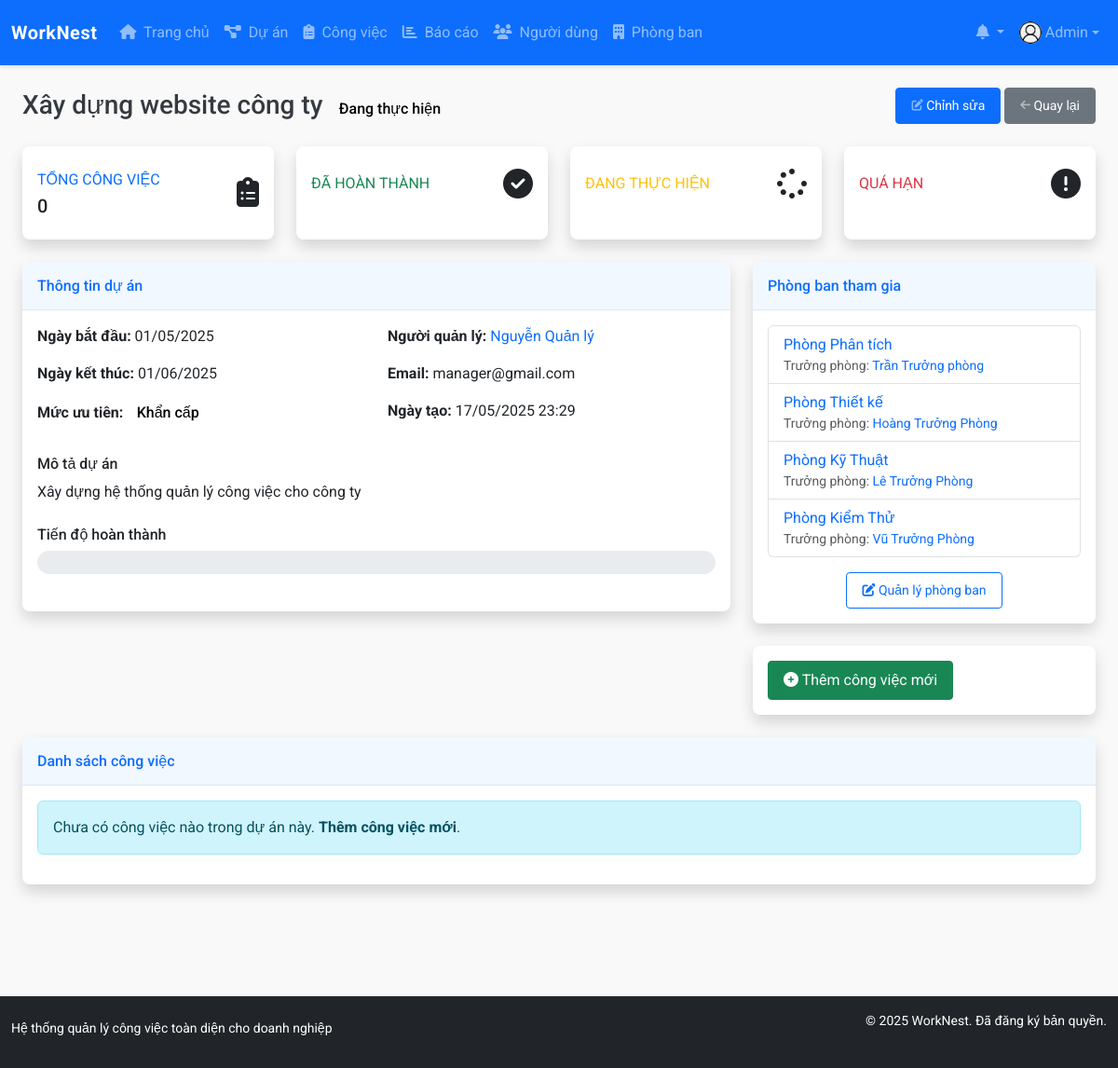
The app's page /modules/projects/view.php?id=1 (signed in) with its own data.
### tables this page shows
CREATE TABLE `users` (
  `id` int NOT NULL,
  `name` varchar(100) NOT NULL,
  `email` varchar(100) NOT NULL,
  `password` varchar(255) NOT NULL,
  `role` enum('admin','project_manager','department_manager','staff') NOT NULL DEFAULT 'staff',
  `department_id` int DEFAULT NULL,
  `phone` varchar(20) DEFAULT NULL,
  `avatar` varchar(255) DEFAULT 'assets/images/avatar-default.png',
  `created_at` datetime NOT NULL DEFAULT CURRENT_TIMESTAMP,
  `updated_at` datetime DEFAULT NULL ON UPDATE CURRENT_TIMESTAMP,
  `last_login` datetime DEFAULT NULL
);

CREATE TABLE `projects` (
  `id` int NOT NULL,
  `name` varchar(150) NOT NULL,
  `description` text,
  `start_date` date NOT NULL,
  `end_date` date NOT NULL,
  `status_id` tinyint(1) NOT NULL DEFAULT '1',
  `priority` tinyint(1) NOT NULL DEFAULT '2',
  `manager_id` int NOT NULL,
  `created_at` datetime NOT NULL DEFAULT CURRENT_TIMESTAMP,
  `updated_at` datetime DEFAULT NULL ON UPDATE CURRENT_TIMESTAMP
);

CREATE TABLE `departments` (
  `id` int NOT NULL,
  `name` varchar(100) NOT NULL,
  `description` text,
  `manager_id` int DEFAULT NULL,
  `created_at` datetime NOT NULL DEFAULT CURRENT_TIMESTAMP,
  `updated_at` datetime DEFAULT NULL ON UPDATE CURRENT_TIMESTAMP
);

### modules/projects/view.php (the view, shortened to what the rows shown need)
<?php
require_once '../../config/config.php';
function fetch_all_array($result) {
    $rows = [];
    while ($row = fetch_array($result)) {
        $rows[] = $row;
    }
    return $rows;
}
$project_id = (int)$_GET['id'];
$project_sql = "SELECT p.*, u.name as manager_name, u.email as manager_email, u.avatar as manager_avatar
                FROM projects p
                LEFT JOIN users u ON p.manager_id = u.id
                WHERE p.id = $project_id";
$project_result = query($project_sql);
$project = fetch_array($project_result);
$dept_sql = "SELECT d.*, u.name as manager_name, u.id as manager_id
            FROM departments d
            JOIN project_departments pd ON d.id = pd.department_id
            LEFT JOIN users u ON d.manager_id = u.id
            WHERE pd.project_id = $project_id";
$dept_result = query($dept_sql);
$departments = fetch_all_array($dept_result);
$status_list = [
    1 => ['name' => 'Chuẩn bị', 'color' => 'primary'],
    2 => ['name' => 'Đang thực hiện', 'color' => 'warning'],
    3 => ['name' => 'Hoàn thành', 'color' => 'success'],
    4 => ['name' => 'Tạm dừng', 'color' => 'danger'],
    5 => ['name' => 'Đã hủy', 'color' => 'secondary']
];
$priority_list = [
    1 => ['name' => 'Thấp', 'color' => 'secondary'],
    2 => ['name' => 'Trung bình', 'color' => 'info'],
    3 => ['name' => 'Cao', 'color' => 'warning'],
    4 => ['name' => 'Khẩn cấp', 'color' => 'danger']
];
include_once '../../templates/header.php';
?>
<div class="container-fluid">
    <div class="d-sm-flex align-items-center justify-content-between mb-4">
        <h1 class="h3 mb-0 text-gray-800">
            <?php echo $project['name']; ?>
            <span class="badge badge-<?php echo $status_list[$project['status_id']]['color']; ?> ml-2">
                <?php echo $status_list[$project['status_id']]['name']; ?>
            </span>
        </h1>
        <div>
            <?php if (has_permission('admin') || has_permission('project_manager') ||
                      ($project['manager_id'] == $_SESSION['user_id'])): ?>
            <a href="edit.php?id=<?php echo $project_id; ?>" class="btn btn-primary btn-sm">
            </a>
            <?php endif; ?>
            <a href="index.php" class="btn btn-secondary btn-sm">
            </a>
        </div>
    </div>
    <div class="row">
        <div class="col-lg-8">
            <div class="card shadow mb-4">
                <div class="card-body">
                    <div class="row">
                        <div class="col-md-6">
                            <p><strong>Ngày bắt đầu:</strong> <?php echo format_date($project['start_date']); ?></p>
                            <p><strong>Ngày kết thúc:</strong>
                                <span class="<?php echo (strtotime($project['end_date']) < strtotime('today') && $project['status_id'] != 3) ? 'text-danger font-weight-bold' : ''; ?>">
                                    <?php echo format_date($project['end_date']); ?>
                                </span>
                            </p>
                            <p>
                                <strong>Mức ưu tiên:</strong>
                                <span class="badge badge-<?php echo $priority_list[$project['priority']]['color']; ?>">
                                    <?php echo $priority_list[$project['priority']]['name']; ?>
                                </span>
                            </p>
                        </div>
                        <div class="col-md-6">
                            <p><strong>Người quản lý:</strong>
                                <a href="../users/view.php?id=<?php echo $project['manager_id']; ?>">
                                    <?php echo $project['manager_name']; ?>
                                </a>
                            </p>
                            <p><strong>Email:</strong> <?php echo $project['manager_email']; ?></p>
                            <p><strong>Ngày tạo:</strong> <?php echo format_datetime($project['created_at']); ?></p>
                        </div>
                    </div>
                    <div class="mt-3">
                        <h6 class="font-weight-bold">Mô tả dự án</h6>
                        <p class="text-justify"><?php echo nl2br($project['description']) ?: 'Không có mô tả'; ?></p>
                    </div>
                </div>
            </div>
        </div>
        <div class="col-lg-4">
            <div class="card shadow mb-4">
                <div class="card-body">
                    <?php if (count($departments) > 0): ?>
                        <ul class="list-group">
                            <?php foreach ($departments as $dept): ?>
                                <li class="list-group-item d-flex justify-content-between align-items-center">
                                    <div>
                                        <a href="../departments/view.php?id=<?php echo $dept['id']; ?>">
                                            <?php echo $dept['name']; ?>
                                        </a>
                                        <?php if ($dept['manager_name']): ?>
                                            <div class="small text-muted">
                                                Trưởng phòng:
                                                <a href="../users/view.php?id=<?php echo $dept['manager_id']; ?>">
                                                    <?php echo $dept['manager_name']; ?>
                                                </a>
                                            </div>
                                        <?php endif; ?>
                                    </div>
                                </li>
                            <?php endforeach; ?>
                        </ul>
                    <?php else: ?>
                        <p class="text-center text-muted">Chưa có phòng ban nào tham gia dự án</p>
                    <?php endif; ?>
                </div>
            </div>
        </div>
    </div>
</div>
<?php
include_once '../../templates/footer.php';
?>

### templates/header.php (shortened to what the rows shown need)
<?php
require_once __DIR__ . '/../includes/functions.php';
?>
<!DOCTYPE html>
<html lang="vi">
<head>
    <link href="https://cdn.jsdelivr.net/npm/bootstrap@5.3.0-alpha1/dist/css/bootstrap.min.css" rel="stylesheet">
    <link rel="stylesheet" href="https://cdnjs.cloudflare.com/ajax/libs/font-awesome/6.4.0/css/all.min.css">
    <link rel="stylesheet" href="<?php echo BASE_URL; ?>assets/css/style.css">
</head>
<body>
    <?php if (is_logged_in()): ?>
        <nav class="navbar navbar-expand-lg navbar-dark bg-primary sticky-top">
            <div class="container-fluid">
                <a class="navbar-brand d-flex align-items-center justify-content-evenly" href="<?php echo BASE_URL; ?>">
                    <span class="fw-bold">WorkNest</span>
                </a>
                <div class="collapse navbar-collapse" id="navbarNav">
                    <ul class="navbar-nav me-auto">
                        <li class="nav-item">
                            <a class="nav-link" href="<?php echo BASE_URL; ?>">
                                <i class="fas fa-home me-1"></i> Trang chủ
                            </a>
                        </li>
                        <?php if (has_permission('project_manager') || has_permission('department_manager')): ?>
                            <li class="nav-item">
                                <a class="nav-link" href="<?php echo BASE_URL; ?>modules/projects/">
                                    <i class="fas fa-project-diagram me-1"></i> Dự án
                                </a>
                            </li>
                        <?php endif; ?>
                        <li class="nav-item">
                            <a class="nav-link" href="<?php echo BASE_URL; ?>modules/tasks/">
                                <i class="fas fa-clipboard-list me-1"></i> Công việc
                            </a>
                        </li>
                        <?php if (has_permission('project_manager') || has_permission('department_manager')): ?>
                            <li class="nav-item">
                                <a class="nav-link" href="<?php echo BASE_URL; ?>modules/reports/">
                                    <i class="fas fa-chart-bar me-1"></i> Báo cáo
                                </a>
                            </li>
                        <?php endif; ?>
                        <?php if (has_permission('admin')): ?>
                            <li class="nav-item">
                                <a class="nav-link" href="<?php echo BASE_URL; ?>modules/users/">
                                    <i class="fas fa-users me-1"></i> Người dùng
                                </a>
                            </li>
                            <li class="nav-item">
                                <a class="nav-link" href="<?php echo BASE_URL; ?>modules/departments/">
                                    <i class="fas fa-building me-1"></i> Phòng ban
                                </a>
                            </li>
                        <?php endif; ?>
                    </ul>
                    <ul class="navbar-nav">
                        <li class="nav-item dropdown">
                            <a class="nav-link dropdown-toggle position-relative" href="#" id="notificationsDropdown"
                                role="button" data-bs-toggle="dropdown" aria-expanded="false">
                                <i class="fas fa-bell"></i>
                            </a>
                        </li>
                        <li class="nav-item dropdown">
                            <a class="nav-link dropdown-toggle d-flex align-items-center justify-content-evenly" href="#" id="userDropdown"
                                role="button" data-bs-toggle="dropdown" aria-expanded="false">
                                <?php
                                $current_user_id = $_SESSION['user_id'];
                                $user_sql = "SELECT * FROM users WHERE id = $current_user_id";
                                $user_result = query($user_sql);
                                $user_data = fetch_array($user_result);
                                ?>
                                <img src="<?php echo BASE_URL . $user_data['avatar']; ?>" class="rounded-circle me-1"
                                    alt="Avatar" style="width: 24px; height: 24px; object-fit: cover;">
                                <span class="d-none d-lg-inline-block"><?php echo $user_data['name']; ?></span>
                            </a>
                        </li>
                    </ul>
                </div>
            </div>
        </nav>
    <?php endif; ?>
    <div class="container-fluid mt-4 pb-5">

### records on screen
users: avatar (placeholder picture), name "Admin"
projects: name "Xây dựng website công ty", status "Đang thực hiện", start_date "01/05/2025", end_date "01/06/2025", priority "Khẩn cấp", manager.name "Nguyễn Quản lý", manager.email "manager@gmail.com", created_at "17/05/2025 23:29", description "Xây dựng hệ thống quản lý công việc cho công ty"
departments: name "Phòng Phân tích", manager.name "Trần Trưởng phòng"
departments: name "Phòng Thiết kế", manager.name "Hoàng Trưởng Phòng"
departments: name "Phòng Kỹ Thuật", manager.name "Lê Trưởng Phòng"
departments: name "Phòng Kiểm Thử", manager.name "Vũ Trưởng Phòng"

### other values on screen
$stats['total_tasks'] "0"
